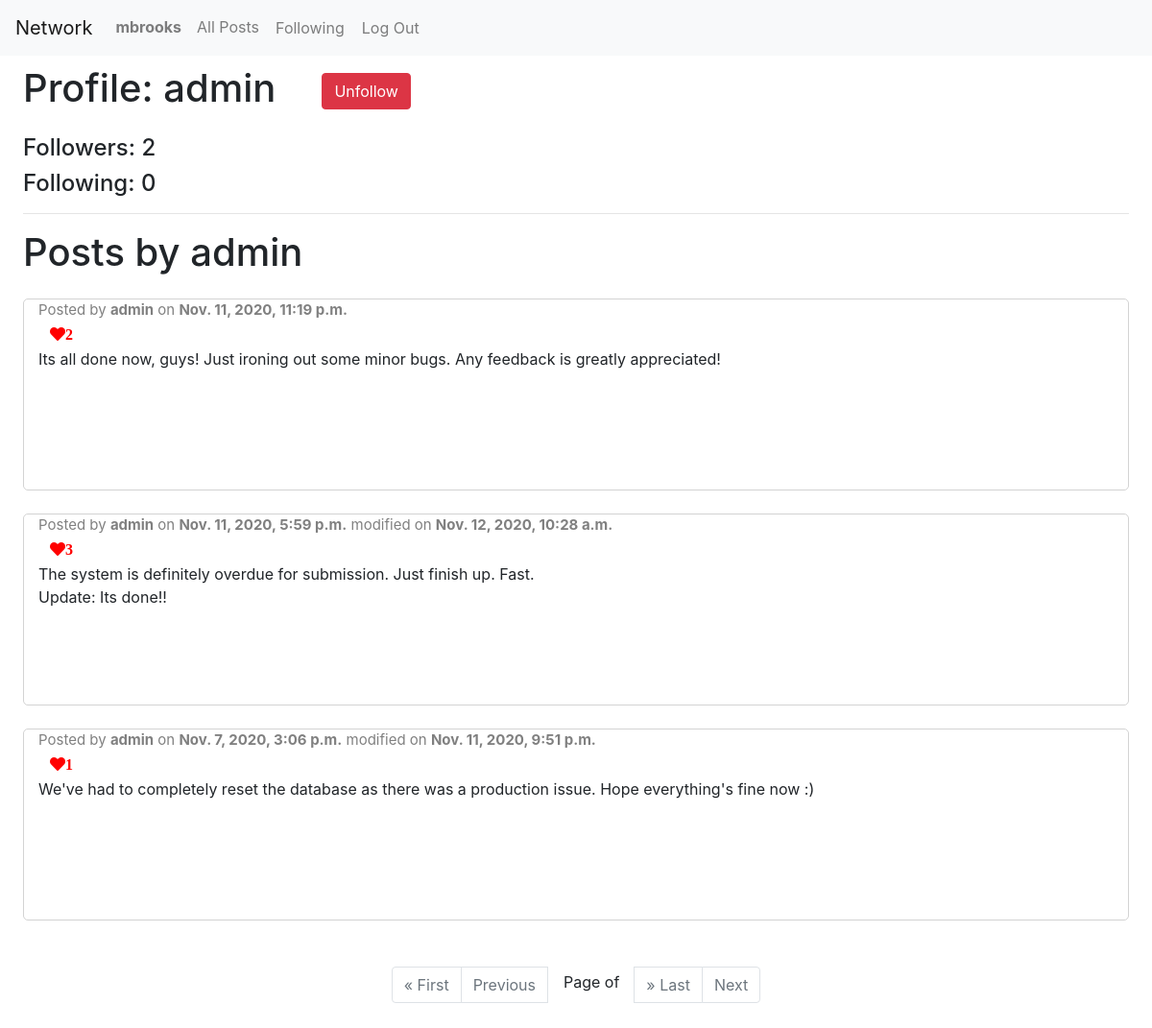
Page /users/admin/ (signed in) on the committed database.
### network/models.py (models this page shows)
class User(AbstractUser):
    pass

class Posts(models.Model):
    user = models.ForeignKey(User, on_delete=models.CASCADE)
    content = models.CharField(max_length=255)
    likes = models.IntegerField(default=0)
    timestamp = models.DateTimeField(default=datetime.now(), editable=False)
    modified = models.DateTimeField(default=None, null=True)
    class Meta:
        ordering = ['-timestamp']
        verbose_name_plural = 'Posts'

### network/views.py (the view)
# urls.py: path("users/<str:username>/", views.profile, name="profile"),
def profile(request, username):
    if request.user.is_authenticated:
        follower = Following.objects.filter(follower=request.user, following=User.objects.get(username=username)).first()
        if follower is not None:
            isFollowing = True
        else:
            isFollowing = False
        user_ = User.objects.get(username=username)
        return render(request, 'network/profile.html', {
            'user_': user_,
            'following': isFollowing,
            'followingNum': Following.objects.filter(follower=user_).count(),
            'followerNum': Following.objects.filter(following=user_).count(),
            'posts': Posts.objects.filter(user=user_)
        })
    else:
        return HttpResponseRedirect(reverse('index'))

### network/templates/network/profile.html (shortened to what this page needs)
{% extends "network/layout.html" %}
{% block body %}
    <div>
        <h1 class="float-left">Profile: {{ user_.username }}</h1>
        {% if user.username != user_.username %}
            {% if following == True %}
                <a href="{% url 'toggleFollowing' user_.username %}" class="btn btn-danger float-left ml-5 mt-2">Unfollow</a>
            {% else %}
                <a href="{% url 'toggleFollowing' user_.username %}" class="btn btn-primary float-left ml-5 mt-2">Follow</a>
            {% endif %}
        {% endif %}
    </div>
    <br>
    <div class="mt-5">
        <h4>Followers: {{ followerNum }}</h4>
        <h4>Following: {{ followingNum }}</h4>
    </div>
    <hr>
    <h1>Posts by {{ user_.username }}</h1>
    {% for post in posts %}
        <div class="container-fluid mt-4">
            <div class="row">
                <div class="col">
                    {% if post.modified %}
                        <p class="username">Posted by <a class="username" href="{% url 'profile' post.user.username %}"><strong>{{ post.user.username }}</strong></a> on <strong>{{ post.timestamp }}</strong> modified on <strong>{{ post.modified }}</strong></p>
                    {% else %}
                        <p class="username">Posted by <a class="username" href="{% url 'profile' post.user.username %}"><strong>{{ post.user.username }}</strong></a> on <strong>{{ post.timestamp }}</strong></p>
                    {% endif %}
                    <div class="links ">
                        {% if user.is_authenticated %}
                        <button data-id="{{ post.id }}" class="btn btn-default like-button shadow-none fa fa-heart" style="color: red;">{{ post.likes }}</button>
                        {% endif %}
                    </div>
                    <div class="post-body" style="white-space: pre-wrap;">{{ post.content }}</div>
                </div>
            </div>
        </div>
    {% empty %}
        <h2>This user hasn't posted anything yet.</h2>
    {% endfor %}
    {% if posts %}
        <ul class="pagination justify-content-center mt-5">
            {% if posts.has_previous %}
                <li class="page-item"><a class="page-link" href="?page=1">&laquo; First</a></li>
                <li class="page-item"><a class="page-link" href="?page={{ posts.previous_page_number }}">Previous</a></li>
            {% else %}
                <li class="page-item disabled"><a class="page-link" href="?page=1">&laquo; First</a></li>
                <li class="page-item disabled"><a class="page-link" href="?page=1">Previous</a></li>
            {% endif %}
            <span class="current mx-3 pt-1">
                Page {{ posts.number }} of {{ posts.paginator.num_pages }}
            </span>
            {% if posts.has_next %}
                <li class="page-item"><a class="page-link" href="?page={{ posts.paginator.num_pages }}">&raquo; Last</a></li>
                <li class="page-item"><a class="page-link" href="?page={{ posts.next_page_number }}">Next</a></li>
            {% else %}
                <li class="page-item disabled"><a class="page-link" href="?page={{ posts.paginator.num_pages }}">&raquo; Last</a></li>
                <li class="page-item disabled"><a class="page-link" href="?page={{ posts.paginator.num_pages }}">Next</a></li>
            {% endif %}
        </ul>
    {% endif %}
{% endblock body %}

### network/templates/network/layout.html (shortened to what this page needs)
{% load static %}
<!DOCTYPE html>
<html lang="en">
    <head>
        <link rel="stylesheet" href="https://stackpath.bootstrapcdn.com/bootstrap/4.4.1/css/bootstrap.min.css">
        <link rel="stylesheet" href="https://use.fontawesome.com/releases/v5.14.0/css/all.css">
        <link href="{% static 'network/main.css' %}" rel="stylesheet">
    </head>
    <body>
        <nav class="navbar navbar-expand-lg navbar-light bg-light">
            <a class="navbar-brand" href="{% url 'index' %}">Network</a>
            <div>
                <ul class="navbar-nav mr-auto">
                    {% if user.is_authenticated %}
                        <li class="nav-item"><a class="nav-link" href="{% url 'profile' user.username %}"><strong>{{ user.username }}</strong></a></li>
                    {% endif %}
                    <li class="nav-item"><a class="nav-link" href="{% url 'index' %}">All Posts</a></li>
                    {% if user.is_authenticated %}
                        <li class="nav-item"><a class="nav-link btn btn-default" href="{% url 'following' %}">Following</a></li>
                        <li class="nav-item"><a class="nav-link btn btn-default" href="{% url 'logout' %}">Log Out</a></li>
                    {% else %}
                        <li class="nav-item"><a class="nav-link btn btn-default" href="{% url 'login' %}">Log In</a></li>
                        <li class="nav-item"><a class="nav-link btn btn-default" href="{% url 'register' %}">Register</a></li>
                    {% endif %}
                </ul>
            </div>
        </nav>
        <div class="body px-4">
            {% block body %}
            {% endblock %}
        </div>
    </body>
</html>

### network/static/network/main.css (style rules this page uses)
.body { padding: 10px; }
.username { top: 0; left: 0; color: gray; font-size: 15px; margin-bottom: 0; }
.row { height: 200px; border: 1px solid lightgray; border-radius: 5px; }
.like-button { outline: none !important; border: none !important; }

### rows in the picture
User: username "mbrooks"
User: username "admin"
Posts: user.username "admin", timestamp "Nov. 11, 2020, 11:19 p.m.", likes "2", content "Its all done now, guys! Just ironing out some minor bugs. Any feedback is greatly appreciated!"
Posts: user.username "admin", timestamp "Nov. 11, 2020, 5:59 p.m.", modified "Nov. 12, 2020, 10:28 a.m.", likes "3", content "The system is definitely overdue for submission. Just finish up. Fast. Update: Its done!!"
Posts: user.username "admin", timestamp "Nov. 7, 2020, 3:06 p.m.", modified "Nov. 11, 2020, 9:51 p.m.", likes "1", content "We've had to completely reset the database as there was a production issue. Hope everything's fine now :)"

### other values in the picture
{{ followerNum }} "2"
{{ followingNum }} "0"
